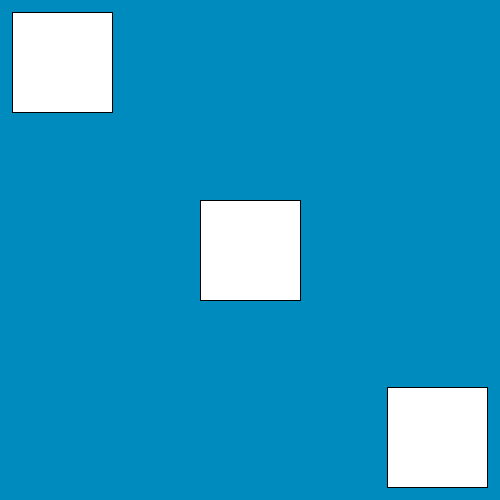
Frame 1 (no input)
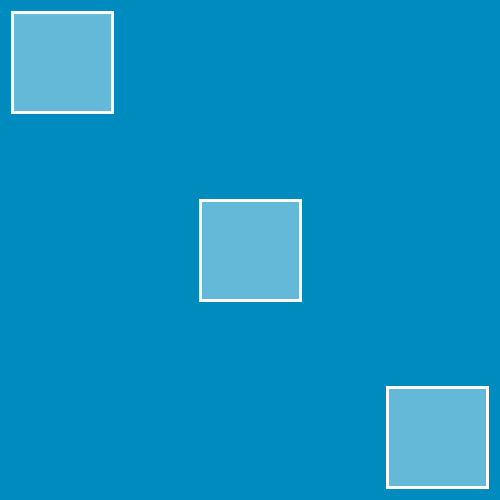
Frame 60 (the mouse pressed at the canvas centre just before this capture)
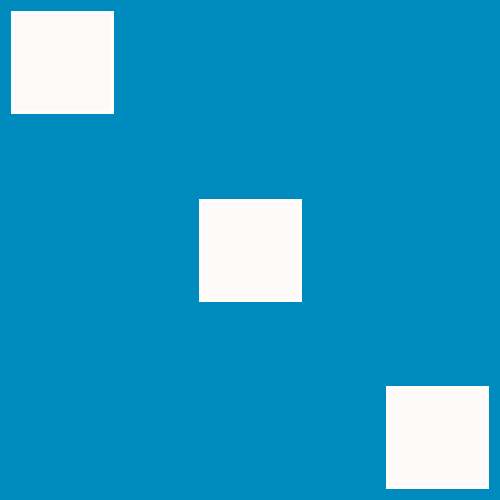
Frame 120 (the mouse held since frame 60 and released just before this capture)

The Processing sketch that drew these frames (run headless with seeded random() and noise(); from frame 60 on, the mouse is pressed at the canvas centre):

// Processing sketch: processing_111109
// ── processing_111109.pde

void setup(){
  size(500,500);
  rectMode(CENTER);
}

void draw(){
  background(0,139,191);
  rect(width/2,height/2, 100,100);
  rect(width/8,height/8,100,100);
  rect(7*width/8, 7*height/8,100,100);
  println(mouseX + " " + mouseY);
  stroke(255,255,255);
  strokeWeight(3);
  
  
  if(mousePressed == true){
    fill(255,mouseX,mouseY);
  }else{
    fill(255,255,255,100);
}
}
